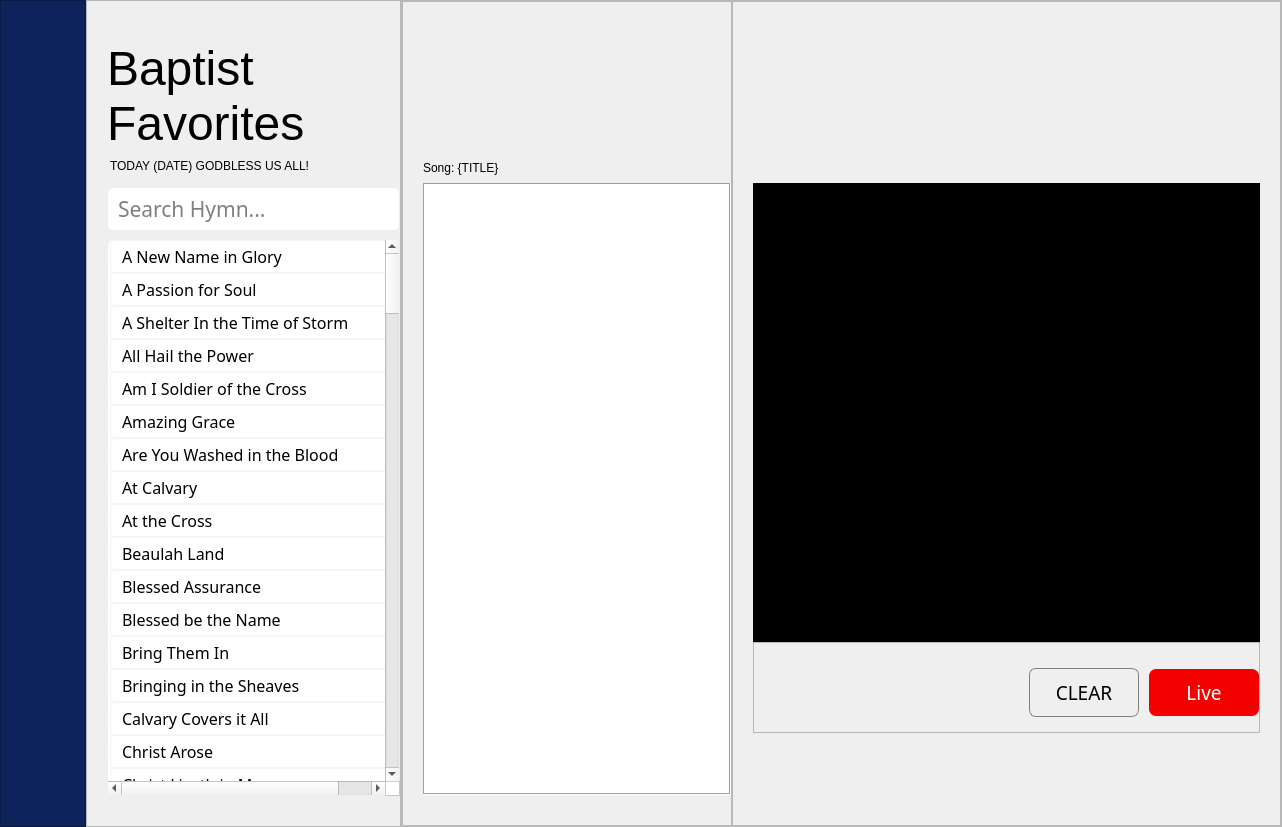
<?xml version="1.0" encoding="UTF-8"?>
<ui version="4.0">
 <class>MainWindow</class>
 <widget class="QMainWindow" name="MainWindow">
  <property name="geometry">
   <rect>
    <x>0</x>
    <y>0</y>
    <width>1282</width>
    <height>827</height>
   </rect>
  </property>
  <property name="windowTitle">
   <string>The Baptist Favorites</string>
  </property>
  <property name="windowIcon">
   <iconset resource="image.qrc">
    <normaloff>:/source_image/ICO.png</normaloff>:/source_image/ICO.png</iconset>
  </property>
  <property name="iconSize">
   <size>
    <width>50</width>
    <height>50</height>
   </size>
  </property>
  <property name="tabShape">
   <enum>QTabWidget::Triangular</enum>
  </property>
  <widget class="QWidget" name="centralwidget">
   <layout class="QVBoxLayout" name="verticalLayout">
    <property name="spacing">
     <number>0</number>
    </property>
    <property name="leftMargin">
     <number>0</number>
    </property>
    <property name="topMargin">
     <number>0</number>
    </property>
    <property name="rightMargin">
     <number>0</number>
    </property>
    <property name="bottomMargin">
     <number>0</number>
    </property>
    <item>
     <widget class="QFrame" name="main_container">
      <property name="frameShape">
       <enum>QFrame::NoFrame</enum>
      </property>
      <property name="frameShadow">
       <enum>QFrame::Raised</enum>
      </property>
      <layout class="QHBoxLayout" name="horizontalLayout" stretch="4,25,70">
       <property name="spacing">
        <number>0</number>
       </property>
       <property name="leftMargin">
        <number>0</number>
       </property>
       <property name="topMargin">
        <number>0</number>
       </property>
       <property name="rightMargin">
        <number>0</number>
       </property>
       <property name="bottomMargin">
        <number>0</number>
       </property>
       <item>
        <widget class="QFrame" name="side_frame">
         <property name="styleSheet">
          <string notr="true">#side_frame{
	background-color: #0e225c;
}</string>
         </property>
         <property name="frameShape">
          <enum>QFrame::StyledPanel</enum>
         </property>
         <property name="frameShadow">
          <enum>QFrame::Raised</enum>
         </property>
         <layout class="QVBoxLayout" name="verticalLayout_5" stretch="10,68">
          <item>
           <widget class="QLabel" name="label">
            <property name="minimumSize">
             <size>
              <width>66</width>
              <height>122</height>
             </size>
            </property>
            <property name="styleSheet">
             <string notr="true">image: url(:/source_image/baptist.PNG);</string>
            </property>
            <property name="text">
             <string/>
            </property>
           </widget>
          </item>
          <item>
           <spacer name="verticalSpacer">
            <property name="orientation">
             <enum>Qt::Vertical</enum>
            </property>
            <property name="sizeHint" stdset="0">
             <size>
              <width>20</width>
              <height>40</height>
             </size>
            </property>
           </spacer>
          </item>
         </layout>
        </widget>
       </item>
       <item>
        <widget class="QFrame" name="main_list_frame">
         <property name="styleSheet">
          <string notr="true"/>
         </property>
         <property name="frameShape">
          <enum>QFrame::StyledPanel</enum>
         </property>
         <property name="frameShadow">
          <enum>QFrame::Raised</enum>
         </property>
         <layout class="QVBoxLayout" name="verticalLayout_2" stretch="0,0,0,0">
          <property name="spacing">
           <number>8</number>
          </property>
          <property name="leftMargin">
           <number>20</number>
          </property>
          <property name="topMargin">
           <number>40</number>
          </property>
          <property name="rightMargin">
           <number>0</number>
          </property>
          <property name="bottomMargin">
           <number>30</number>
          </property>
          <item>
           <widget class="QLabel" name="logo_label">
            <property name="font">
             <font>
              <family>Tahoma</family>
              <pointsize>36</pointsize>
              <weight>50</weight>
              <bold>false</bold>
             </font>
            </property>
            <property name="text">
             <string>Baptist Favorites</string>
            </property>
            <property name="wordWrap">
             <bool>true</bool>
            </property>
           </widget>
          </item>
          <item>
           <widget class="QLabel" name="time_label">
            <property name="styleSheet">
             <string notr="true">#time_label{
	margin: 6px 0;
	margin-top: 0;
}</string>
            </property>
            <property name="text">
             <string>TODAY (DATE) GODBLESS US ALL!</string>
            </property>
           </widget>
          </item>
          <item>
           <widget class="QLineEdit" name="search_engine">
            <property name="font">
             <font>
              <family>MS Reference Sans Serif</family>
              <pointsize>16</pointsize>
             </font>
            </property>
            <property name="styleSheet">
             <string notr="true">#search_engine{
	padding: 5px 8px;
	border: 1px solid rgba(151,154,154,0.1);
	border-radius: 6px;
}</string>
            </property>
            <property name="text">
             <string/>
            </property>
            <property name="placeholderText">
             <string>Search Hymn...</string>
            </property>
            <property name="clearButtonEnabled">
             <bool>true</bool>
            </property>
           </widget>
          </item>
          <item>
           <widget class="QListWidget" name="song_listwidget">
            <property name="font">
             <font>
              <family>Malgun Gothic</family>
              <pointsize>12</pointsize>
             </font>
            </property>
            <property name="cursor" stdset="0">
             <cursorShape>PointingHandCursor</cursorShape>
            </property>
            <property name="styleSheet">
             <string notr="true">#song_listwidget{
	border: 1px solid rgba(151,154,154,0.1);
	background-color: #ffffff;
	border-radius: 6px;
}
#song_listwidget::item{
	border: 1px solid rgba(151,154,154,0.1);
	padding: 4px 8px;
	border-radius: 4px;
	margin: 0px 2px;
}
#song_listwidget::item:selected{
	border: none;
	background-color: grey;	
	color: #ffffff;
}</string>
            </property>
            <item>
             <property name="text">
              <string>A New Name in Glory</string>
             </property>
             <property name="font">
              <font>
               <kerning>false</kerning>
              </font>
             </property>
             <property name="background">
              <brush brushstyle="SolidPattern">
               <color alpha="255">
                <red>0</red>
                <green>0</green>
                <blue>0</blue>
               </color>
              </brush>
             </property>
            </item>
            <item>
             <property name="text">
              <string>A Passion for Soul</string>
             </property>
            </item>
            <item>
             <property name="text">
              <string>A Shelter In the Time of Storm</string>
             </property>
            </item>
            <item>
             <property name="text">
              <string>All Hail the Power </string>
             </property>
            </item>
            <item>
             <property name="text">
              <string>Am I Soldier of the Cross</string>
             </property>
            </item>
            <item>
             <property name="text">
              <string>Amazing Grace</string>
             </property>
            </item>
            <item>
             <property name="text">
              <string>Are You Washed in the Blood</string>
             </property>
            </item>
            <item>
             <property name="text">
              <string>At Calvary</string>
             </property>
            </item>
            <item>
             <property name="text">
              <string>At the Cross</string>
             </property>
             <property name="flags">
              <set>ItemIsSelectable|ItemIsEnabled</set>
             </property>
            </item>
            <item>
             <property name="text">
              <string>Beaulah Land</string>
             </property>
            </item>
            <item>
             <property name="text">
              <string>Blessed Assurance</string>
             </property>
            </item>
            <item>
             <property name="text">
              <string>Blessed be the Name</string>
             </property>
            </item>
            <item>
             <property name="text">
              <string>Bring Them In</string>
             </property>
            </item>
            <item>
             <property name="text">
              <string>Bringing in the Sheaves</string>
             </property>
            </item>
            <item>
             <property name="text">
              <string>Calvary Covers it All</string>
             </property>
            </item>
            <item>
             <property name="text">
              <string>Christ Arose </string>
             </property>
            </item>
            <item>
             <property name="text">
              <string>Christ Liveth in Me</string>
             </property>
            </item>
            <item>
             <property name="text">
              <string>Come Unto Me</string>
             </property>
            </item>
            <item>
             <property name="text">
              <string>Constantly Abiding</string>
             </property>
            </item>
            <item>
             <property name="text">
              <string>Count Your Blessings</string>
             </property>
            </item>
            <item>
             <property name="text">
              <string>Day by Day</string>
             </property>
            </item>
            <item>
             <property name="text">
              <string>Doxology</string>
             </property>
            </item>
            <item>
             <property name="text">
              <string>Dwelling in Beaulah Land</string>
             </property>
            </item>
            <item>
             <property name="text">
              <string>Each Step I Take</string>
             </property>
            </item>
            <item>
             <property name="text">
              <string>Faith is the Victory</string>
             </property>
            </item>
            <item>
             <property name="text">
              <string>Glory to His Name</string>
             </property>
            </item>
            <item>
             <property name="text">
              <string>God will Take Care of You</string>
             </property>
            </item>
            <item>
             <property name="text">
              <string>Grace Greater than Our Sins</string>
             </property>
            </item>
            <item>
             <property name="text">
              <string>Great is Thy Faithfulness</string>
             </property>
            </item>
            <item>
             <property name="text">
              <string>Have Thine Own Way Lord</string>
             </property>
            </item>
            <item>
             <property name="text">
              <string>Have You any Room for Jesus</string>
             </property>
            </item>
            <item>
             <property name="text">
              <string>He Abides</string>
             </property>
            </item>
            <item>
             <property name="text">
              <string>He Hideth My Soul</string>
             </property>
            </item>
            <item>
             <property name="text">
              <string>He Keeps Me Singing</string>
             </property>
            </item>
            <item>
             <property name="text">
              <string>He Leadeth Me</string>
             </property>
            </item>
            <item>
             <property name="text">
              <string>He Lives</string>
             </property>
            </item>
            <item>
             <property name="text">
              <string>Heavenly Sunlight</string>
             </property>
            </item>
            <item>
             <property name="text">
              <string>Higher Ground</string>
             </property>
            </item>
            <item>
             <property name="text">
              <string>Hold the Fort</string>
             </property>
            </item>
            <item>
             <property name="text">
              <string>Holy, Holy, Holy</string>
             </property>
            </item>
            <item>
             <property name="text">
              <string>How Great Thou Art</string>
             </property>
            </item>
            <item>
             <property name="text">
              <string>I Am Resolved</string>
             </property>
            </item>
            <item>
             <property name="text">
              <string>I Am Thine O Lord</string>
             </property>
            </item>
            <item>
             <property name="text">
              <string>I Belong to the King</string>
             </property>
            </item>
            <item>
             <property name="text">
              <string>I Heard the Voice of Jesus Say</string>
             </property>
            </item>
            <item>
             <property name="text">
              <string>I Know Who Holds Tomorrow</string>
             </property>
            </item>
            <item>
             <property name="text">
              <string>I Know Whom I Believed</string>
             </property>
            </item>
            <item>
             <property name="text">
              <string>I Love to Tell the Story</string>
             </property>
            </item>
            <item>
             <property name="text">
              <string>I Need Thee Every Hour</string>
             </property>
            </item>
            <item>
             <property name="text">
              <string>I Shall Not be Moved</string>
             </property>
            </item>
            <item>
             <property name="text">
              <string>I Surrender All</string>
             </property>
            </item>
            <item>
             <property name="text">
              <string>Ill be True, Precious Jesus</string>
             </property>
            </item>
            <item>
             <property name="text">
              <string>Is Your All in the Altar</string>
             </property>
            </item>
            <item>
             <property name="text">
              <string>It is Well with My Soul</string>
             </property>
            </item>
            <item>
             <property name="text">
              <string>Jesus Paid it All</string>
             </property>
            </item>
            <item>
             <property name="text">
              <string>Jesus Saves</string>
             </property>
            </item>
            <item>
             <property name="text">
              <string>Jesus, Lover of My Soul</string>
             </property>
            </item>
            <item>
             <property name="text">
              <string>Joy in Serving Jesus</string>
             </property>
            </item>
            <item>
             <property name="text">
              <string>Just As I Am</string>
             </property>
            </item>
            <item>
             <property name="text">
              <string>Leaning On the Everlasting Arms</string>
             </property>
            </item>
            <item>
             <property name="text">
              <string>Living for Jesus</string>
             </property>
            </item>
            <item>
             <property name="text">
              <string>Love Lifted Me</string>
             </property>
            </item>
            <item>
             <property name="text">
              <string>Loyalty to Christ</string>
             </property>
            </item>
            <item>
             <property name="text">
              <string>Make Me a Blessing</string>
             </property>
            </item>
            <item>
             <property name="text">
              <string>Make Me a Channel of Blessing</string>
             </property>
            </item>
            <item>
             <property name="text">
              <string>Mansion Over The Hilltop</string>
             </property>
            </item>
            <item>
             <property name="text">
              <string>Meet Me There</string>
             </property>
            </item>
            <item>
             <property name="text">
              <string>Mine Eyes Have Seen the Glory</string>
             </property>
            </item>
            <item>
             <property name="text">
              <string>My Father Planned it All</string>
             </property>
            </item>
            <item>
             <property name="text">
              <string>My Savior First of All</string>
             </property>
            </item>
            <item>
             <property name="text">
              <string>My Saviors Love</string>
             </property>
            </item>
            <item>
             <property name="text">
              <string>My Sins are Gone</string>
             </property>
            </item>
            <item>
             <property name="text">
              <string>Near the Cross</string>
             </property>
            </item>
            <item>
             <property name="text">
              <string>Nothing but the Blood of Jesus</string>
             </property>
            </item>
            <item>
             <property name="text">
              <string>Now I Belong to Jesus</string>
             </property>
            </item>
            <item>
             <property name="text">
              <string>Oh How I Love Jesus</string>
             </property>
            </item>
            <item>
             <property name="text">
              <string>One Day</string>
             </property>
            </item>
            <item>
             <property name="text">
              <string>Onward Christian Soldiers</string>
             </property>
            </item>
            <item>
             <property name="text">
              <string>Open My Eyes, That I May See</string>
             </property>
            </item>
            <item>
             <property name="text">
              <string>Our Best</string>
             </property>
            </item>
            <item>
             <property name="text">
              <string>Pass Me Not</string>
             </property>
            </item>
            <item>
             <property name="text">
              <string>Praise Him, Praise Him</string>
             </property>
            </item>
            <item>
             <property name="text">
              <string>Redeemed (F. Crosby)</string>
             </property>
            </item>
            <item>
             <property name="text">
              <string>Rescue the Perishing</string>
             </property>
            </item>
            <item>
             <property name="text">
              <string>Revive Us Again</string>
             </property>
            </item>
            <item>
             <property name="text">
              <string>Rock of Ages</string>
             </property>
            </item>
            <item>
             <property name="text">
              <string>Saved, Saved</string>
             </property>
            </item>
            <item>
             <property name="text">
              <string>Save Through Jesus Blood</string>
             </property>
            </item>
            <item>
             <property name="text">
              <string>Savior Like a Shepherd Lead Us</string>
             </property>
            </item>
            <item>
             <property name="text">
              <string>Send the Light</string>
             </property>
            </item>
            <item>
             <property name="text">
              <string>Shall We Gather at the River</string>
             </property>
            </item>
            <item>
             <property name="text">
              <string>Since Jesus Came into My Heart</string>
             </property>
            </item>
            <item>
             <property name="text">
              <string>Softly and Tenderly</string>
             </property>
            </item>
            <item>
             <property name="text">
              <string>Sound the Battle Cry</string>
             </property>
            </item>
            <item>
             <property name="text">
              <string>Stand Up for Jesus</string>
             </property>
            </item>
            <item>
             <property name="text">
              <string>Standing On the Promises</string>
             </property>
            </item>
            <item>
             <property name="text">
              <string>Stepping In the Light</string>
             </property>
            </item>
            <item>
             <property name="text">
              <string>Still Sweeter Everyday</string>
             </property>
            </item>
            <item>
             <property name="text">
              <string>Such Love</string>
             </property>
            </item>
            <item>
             <property name="text">
              <string>Sweet By and By</string>
             </property>
            </item>
            <item>
             <property name="text">
              <string>Sweet Hour of Prayer</string>
             </property>
            </item>
            <item>
             <property name="text">
              <string>Sweet Peace the Gift of God's Love</string>
             </property>
            </item>
            <item>
             <property name="text">
              <string>Tell It to Jesus</string>
             </property>
            </item>
            <item>
             <property name="text">
              <string>The Banner of the Cross</string>
             </property>
            </item>
            <item>
             <property name="text">
              <string>The Bible Stands</string>
             </property>
            </item>
            <item>
             <property name="text">
              <string>The Church's One Foundation</string>
             </property>
            </item>
            <item>
             <property name="text">
              <string>The Comforter has Come</string>
             </property>
            </item>
            <item>
             <property name="text">
              <string>The Fight is On</string>
             </property>
            </item>
            <item>
             <property name="text">
              <string>The Lily of the Vally</string>
             </property>
            </item>
            <item>
             <property name="text">
              <string>The Name of Jesus</string>
             </property>
            </item>
            <item>
             <property name="text">
              <string>The Old Rugged Cross</string>
             </property>
            </item>
            <item>
             <property name="text">
              <string>The Regions Beyond</string>
             </property>
            </item>
            <item>
             <property name="text">
              <string>The Solid Rock</string>
             </property>
            </item>
            <item>
             <property name="text">
              <string>There is Power in the Blood</string>
             </property>
            </item>
            <item>
             <property name="text">
              <string>There Shall Be Showers of Blessings</string>
             </property>
            </item>
            <item>
             <property name="text">
              <string>Theres a Great Day Coming</string>
             </property>
            </item>
            <item>
             <property name="text">
              <string>This World is not My Home</string>
             </property>
            </item>
            <item>
             <property name="text">
              <string>Till The Whole World Knows</string>
             </property>
            </item>
            <item>
             <property name="text">
              <string>Tis So Sweet to Trust in Jesus</string>
             </property>
            </item>
            <item>
             <property name="text">
              <string>To God Be the Glory</string>
             </property>
            </item>
            <item>
             <property name="text">
              <string>To the Work</string>
             </property>
            </item>
            <item>
             <property name="text">
              <string>Trust and Obey</string>
             </property>
            </item>
            <item>
             <property name="text">
              <string>Turn Your Eyes Upon Jesus</string>
             </property>
            </item>
            <item>
             <property name="text">
              <string>Verily, Verily</string>
             </property>
            </item>
            <item>
             <property name="text">
              <string>Victory In Jesus</string>
             </property>
            </item>
            <item>
             <property name="text">
              <string>Weve a Story to Tell</string>
             </property>
            </item>
            <item>
             <property name="text">
              <string>What a Friend</string>
             </property>
            </item>
            <item>
             <property name="text">
              <string>When the Roll is Called Up Yonder</string>
             </property>
            </item>
            <item>
             <property name="text">
              <string>When We all Get to Heaven</string>
             </property>
            </item>
            <item>
             <property name="text">
              <string>Where Could I Go</string>
             </property>
            </item>
            <item>
             <property name="text">
              <string>Whisper a Prayer</string>
             </property>
            </item>
            <item>
             <property name="text">
              <string>Who Is on the Lord Side</string>
             </property>
            </item>
            <item>
             <property name="text">
              <string>Wonderful Grace of Jesus</string>
             </property>
            </item>
            <item>
             <property name="text">
              <string>Wonderful Words of Life</string>
             </property>
            </item>
            <item>
             <property name="text">
              <string>Yes, I Know</string>
             </property>
            </item>
            <item>
             <property name="text">
              <string>BASTA'T TAYO'Y SAMA-SAMA</string>
             </property>
            </item>
            <item>
             <property name="text">
              <string>FIND US FAITHFUL</string>
             </property>
            </item>
            <item>
             <property name="text">
              <string>HAVE YOU DECIDED TO FOLLOW JESUS</string>
             </property>
            </item>
            <item>
             <property name="text">
              <string>PSALMS 19</string>
             </property>
            </item>
           </widget>
          </item>
         </layout>
        </widget>
       </item>
       <item>
        <widget class="QFrame" name="main_func_frame">
         <property name="frameShape">
          <enum>QFrame::StyledPanel</enum>
         </property>
         <property name="frameShadow">
          <enum>QFrame::Raised</enum>
         </property>
         <layout class="QHBoxLayout" name="horizontalLayout_2" stretch="30,50">
          <property name="spacing">
           <number>0</number>
          </property>
          <property name="leftMargin">
           <number>0</number>
          </property>
          <property name="topMargin">
           <number>0</number>
          </property>
          <property name="rightMargin">
           <number>0</number>
          </property>
          <property name="bottomMargin">
           <number>0</number>
          </property>
          <item>
           <widget class="QFrame" name="song_lyric_frame">
            <property name="frameShape">
             <enum>QFrame::StyledPanel</enum>
            </property>
            <property name="frameShadow">
             <enum>QFrame::Raised</enum>
            </property>
            <layout class="QVBoxLayout" name="verticalLayout_4">
             <property name="spacing">
              <number>8</number>
             </property>
             <property name="leftMargin">
              <number>20</number>
             </property>
             <property name="topMargin">
              <number>159</number>
             </property>
             <property name="rightMargin">
              <number>0</number>
             </property>
             <property name="bottomMargin">
              <number>30</number>
             </property>
             <item>
              <widget class="QLabel" name="title_label">
               <property name="text">
                <string>Song: {TITLE}</string>
               </property>
              </widget>
             </item>
             <item>
              <widget class="QListWidget" name="lyrics_listwidget">
               <property name="font">
                <font>
                 <family>Malgun Gothic</family>
                 <pointsize>10</pointsize>
                 <weight>50</weight>
                 <bold>false</bold>
                </font>
               </property>
               <property name="cursor" stdset="0">
                <cursorShape>PointingHandCursor</cursorShape>
               </property>
               <property name="autoFillBackground">
                <bool>false</bool>
               </property>
               <property name="styleSheet">
                <string notr="true"/>
               </property>
               <property name="frameShape">
                <enum>QFrame::Box</enum>
               </property>
               <property name="frameShadow">
                <enum>QFrame::Sunken</enum>
               </property>
               <property name="lineWidth">
                <number>1</number>
               </property>
               <property name="dragDropMode">
                <enum>QAbstractItemView::DragOnly</enum>
               </property>
               <property name="defaultDropAction">
                <enum>Qt::IgnoreAction</enum>
               </property>
               <property name="movement">
                <enum>QListView::Snap</enum>
               </property>
               <property name="flow">
                <enum>QListView::TopToBottom</enum>
               </property>
               <property name="isWrapping" stdset="0">
                <bool>false</bool>
               </property>
               <property name="resizeMode">
                <enum>QListView::Fixed</enum>
               </property>
               <property name="spacing">
                <number>2</number>
               </property>
               <property name="viewMode">
                <enum>QListView::ListMode</enum>
               </property>
               <property name="wordWrap">
                <bool>true</bool>
               </property>
              </widget>
             </item>
            </layout>
           </widget>
          </item>
          <item>
           <widget class="QFrame" name="live_frame">
            <property name="frameShape">
             <enum>QFrame::StyledPanel</enum>
            </property>
            <property name="frameShadow">
             <enum>QFrame::Raised</enum>
            </property>
            <layout class="QVBoxLayout" name="verticalLayout_3" stretch="10,50,10,10">
             <property name="spacing">
              <number>0</number>
             </property>
             <property name="leftMargin">
              <number>20</number>
             </property>
             <property name="topMargin">
              <number>20</number>
             </property>
             <property name="rightMargin">
              <number>20</number>
             </property>
             <property name="bottomMargin">
              <number>0</number>
             </property>
             <item>
              <widget class="QLabel" name="logo_img">
               <property name="styleSheet">
                <string notr="true">#logo_img{
	margin-bottom: 147px;
}</string>
               </property>
               <property name="text">
                <string/>
               </property>
              </widget>
             </item>
             <item>
              <widget class="QLabel" name="label_2">
               <property name="font">
                <font>
                 <family>Century Schoolbook</family>
                 <pointsize>20</pointsize>
                </font>
               </property>
               <property name="styleSheet">
                <string notr="true">#label_2{
	background-color: #000000;
	color: rgb(255, 231, 47);
	padding-right: 70px;
	padding-left: 50px;
}</string>
               </property>
               <property name="text">
                <string/>
               </property>
               <property name="scaledContents">
                <bool>true</bool>
               </property>
               <property name="wordWrap">
                <bool>true</bool>
               </property>
              </widget>
             </item>
             <item>
              <widget class="QFrame" name="frame_3">
               <property name="frameShape">
                <enum>QFrame::StyledPanel</enum>
               </property>
               <property name="frameShadow">
                <enum>QFrame::Raised</enum>
               </property>
               <layout class="QHBoxLayout" name="horizontalLayout_3" stretch="50,20,20">
                <property name="spacing">
                 <number>10</number>
                </property>
                <property name="leftMargin">
                 <number>0</number>
                </property>
                <property name="topMargin">
                 <number>10</number>
                </property>
                <property name="rightMargin">
                 <number>0</number>
                </property>
                <property name="bottomMargin">
                 <number>0</number>
                </property>
                <item>
                 <spacer name="horizontalSpacer">
                  <property name="orientation">
                   <enum>Qt::Horizontal</enum>
                  </property>
                  <property name="sizeHint" stdset="0">
                   <size>
                    <width>40</width>
                    <height>20</height>
                   </size>
                  </property>
                 </spacer>
                </item>
                <item>
                 <widget class="QPushButton" name="clear_btn">
                  <property name="font">
                   <font>
                    <family>MS Reference Sans Serif</family>
                    <pointsize>14</pointsize>
                   </font>
                  </property>
                  <property name="cursor">
                   <cursorShape>PointingHandCursor</cursorShape>
                  </property>
                  <property name="styleSheet">
                   <string notr="true">#clear_btn{
	color: #000;
	background-color: transparent;
	border: 1px solid grey;
	padding: 10px;
	border-radius: 7px;
}</string>
                  </property>
                  <property name="text">
                   <string>CLEAR</string>
                  </property>
                 </widget>
                </item>
                <item>
                 <widget class="QPushButton" name="live_btn">
                  <property name="font">
                   <font>
                    <family>MS Reference Sans Serif</family>
                    <pointsize>14</pointsize>
                   </font>
                  </property>
                  <property name="cursor">
                   <cursorShape>PointingHandCursor</cursorShape>
                  </property>
                  <property name="styleSheet">
                   <string notr="true">#live_btn{
	color: #ffffff;
	background-color: rgb(243, 0, 0);
	border: none;
	padding: 10px;
	border-radius: 7px;
}</string>
                  </property>
                  <property name="text">
                   <string>Live</string>
                  </property>
                 </widget>
                </item>
               </layout>
              </widget>
             </item>
             <item>
              <widget class="QLabel" name="label_4">
               <property name="text">
                <string/>
               </property>
              </widget>
             </item>
            </layout>
           </widget>
          </item>
         </layout>
        </widget>
       </item>
      </layout>
     </widget>
    </item>
   </layout>
  </widget>
 </widget>
 <resources>
  <include location="image.qrc"/>
 </resources>
 <connections/>
</ui>
